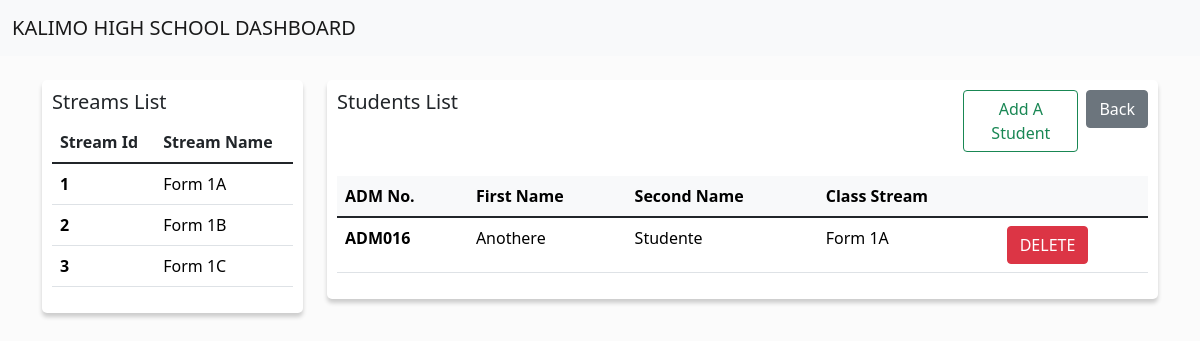
Page /stream/1/details on the committed database.
### kilimoapp/models.py (models this page shows, shortened)
class Stream(models.Model):
    stream_name = models.CharField(max_length=100)
    @classmethod
    def get_allStreams(cls):
        streams = cls.objects.all().order_by('id')
        return streams

class Student(models.Model):
    first_name = models.CharField(max_length=100)
    second_name = models.CharField(max_length=100)
    adm_no = models.CharField(max_length=100)
    age = models.PositiveIntegerField()
    mystream = models.ForeignKey(Stream, null=True, on_delete= models.SET_NULL)

### kilimoapp/views.py (the view)
# urls.py: re_path('^stream/(?P<stream_id>[0-9]{1,2})/details$', views.stream_view, name='streamView'),
def stream_view(request,stream_id):
    try :
        stream = Stream.objects.filter(id=stream_id).first()
        title = stream.stream_name + " Details"
    except ObjectDoesNotExist:
        return redirect('home')
    students = Student.objects.filter(mystream=stream_id)
    all_streams = Stream.get_allStreams
    context = {
        "title":title,
        "students":students,
        "main_stream":stream_id,
        "streams":all_streams
    }
    return render(request, 'stream_details.html', context)

### kilimoapp/templates/stream_details.html (shortened to what this page needs)
<!DOCTYPE html>
<html>
    <head>
        <link href="https://cdn.jsdelivr.net/npm/bootstrap@5.1.3/dist/css/bootstrap.min.css" rel="stylesheet">
        <link rel="stylesheet" href="https://cdnjs.cloudflare.com/ajax/libs/toastr.js/2.1.4/toastr.css" />
    </head>
    <body onunload="" style="background: #fbfbfb;">
        <nav class="navbar navbar-expand-lg navbar-light bg-light">
            <div class="container-fluid">
                <a class="navbar-brand" href="#">KALIMO HIGH SCHOOL DASHBOARD</a>
            </div>
        </nav>
        <div class="container">
            <br>
            <div class="row">
                <div class="col-lg-3">
                    <div class="container" style="background: white;border-radius:5px; padding: 10px;box-shadow: 0px 4px 4px #0000002f;">
                        <h5>Streams List</h5>
                        <table class="table table-hover">
                            <thead>
                            <tr>
                                <th scope="col">Stream Id</th>
                                <th scope="col">Stream Name</th>
                            </tr>
                            </thead>
                            <tbody>
                                {% for stream in streams %}
                                    {% if stream.id == stream_id %}
                                        <tr>
                                            <th scope="row"><a href="{% url 'streamView' stream.id %}" style="color: gray !important;">{{stream.id}}</a></th>
                                            <td><a href="{% url 'streamView' stream.id %}" style="color: gray !important;">{{stream.stream_name}}</a></td>
                                        </tr>
                                    {% else %}
                                        <tr>
                                            <th scope="row"><a href="{% url 'streamView' stream.id %}">{{stream.id}}</a></th>
                                            <td><a href="{% url 'streamView' stream.id %}">{{stream.stream_name}}</a></td>
                                        </tr>
                                    {% endif %}
                                {% endfor%}
                            </tbody>
                        </table>
                    </div>
                </div>
                <div class="col-lg-9">
                    <div class="container" style="background: white;border-radius:5px; box-shadow: 0px 4px 4px #0000002f; padding: 10px;">
                        <div class="row">
                            <div class="col">
                                <h5>Students List</h5>
                            </div>
                            <div class="col-2">
                                <a href="{% url 'new_student' %}" style="float:right"><button class="btn btn-outline-success">Add A Student</button></a>
                            </div>
                            <div class="col-1">
                                <a href="{% url 'home' %}" style="float:right"><button class="btn btn-secondary">Back</button></a>
                            </div>
                        </div>
                        <br>
                        <div class="table-responsive" >
                            <table class="table table-hover">
                                <thead class="table-light">
                                    <tr>
                                        <th scope="col">ADM No.</th>
                                        <th scope="col">First Name</th>
                                        <th scope="col">Second Name</th>
                                        <th scope="col">Class Stream</th>
                                        <th scope="col">
                                        </th>
                                    </tr>
                                </thead>
                                <tbody>
                                    {% for student in students %}
                                        <tr class="student-row">
                                            <th scope="row"><a href="{% url 'studentDetails' student.id %}">{{student.adm_no}}</a></th>
                                            <td><a href="{% url 'studentDetails' student.id %}">{{student.first_name}}</a></td>
                                            <td><a href="{% url 'studentDetails' student.id %}">{{student.second_name}}</a></td>
                                            <td><a href="{% url 'studentDetails' student.id %}">{{student.mystream.stream_name}}</a></td>
                                            <td>
                                                <a href="{% url 'studentDetailsDelete' student.id %}"><button class="btn btn-danger"> DELETE</button></a>
                                            </td>
                                        </tr>
                                    {% endfor%}
                                </tbody>
                            </table>
                        </div>
                    </div>
                </div>
            </div>
            <br><br>
        </div>
    </body>
</html>

### kilimoapp/templates/stream_details.html (style rules this page uses)
a { text-decoration:none; color: black; }

### rows in the picture
Stream: id "1", stream_name "Form 1A"
Stream: id "2", stream_name "Form 1B"
Stream: id "3", stream_name "Form 1C"
Student: adm_no "ADM016", first_name "Anothere", second_name "Studente", mystream.stream_name "Form 1A"
